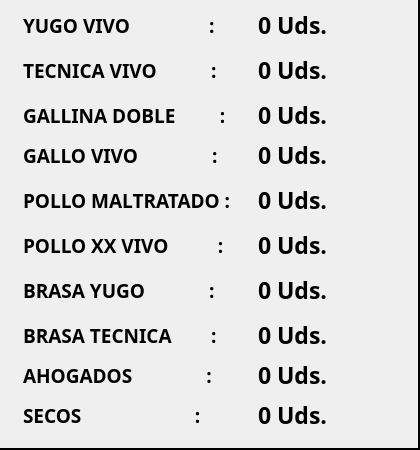
    <widget class="QFrame" name="frmTotales">
     <property name="geometry">
      <rect>
       <x>0</x>
       <y>530</y>
       <width>420</width>
       <height>450</height>
      </rect>
     </property>
     <property name="styleSheet">
      <string notr="true">border:2px solid black;
border-left:0;
border-top:0;</string>
     </property>
     <property name="frameShape">
      <enum>QFrame::StyledPanel</enum>
     </property>
     <property name="frameShadow">
      <enum>QFrame::Raised</enum>
     </property>
     <widget class="QLabel" name="lblTTecnicoVivo">
      <property name="geometry">
       <rect>
        <x>23</x>
        <y>55</y>
        <width>230</width>
        <height>30</height>
       </rect>
      </property>
      <property name="font">
       <font>
        <family>Poppins</family>
        <pointsize>14</pointsize>
        <weight>75</weight>
        <bold>true</bold>
       </font>
      </property>
      <property name="styleSheet">
       <string notr="true">border: none;</string>
      </property>
      <property name="text">
       <string>TECNICA VIVO           :</string>
      </property>
     </widget>
     <widget class="QLabel" name="txtCantYugoVivo">
      <property name="geometry">
       <rect>
        <x>258</x>
        <y>10</y>
        <width>140</width>
        <height>30</height>
       </rect>
      </property>
      <property name="font">
       <font>
        <family>Poppins</family>
        <pointsize>17</pointsize>
        <weight>75</weight>
        <bold>true</bold>
       </font>
      </property>
      <property name="styleSheet">
       <string notr="true">border: none;</string>
      </property>
      <property name="text">
       <string>0 Uds.</string>
      </property>
     </widget>
     <widget class="QLabel" name="lblTYugoVivo">
      <property name="geometry">
       <rect>
        <x>23</x>
        <y>10</y>
        <width>230</width>
        <height>30</height>
       </rect>
      </property>
      <property name="font">
       <font>
        <family>Poppins</family>
        <pointsize>14</pointsize>
        <weight>75</weight>
        <bold>true</bold>
       </font>
      </property>
      <property name="styleSheet">
       <string notr="true">border: none;</string>
      </property>
      <property name="text">
       <string>YUGO VIVO                :</string>
      </property>
     </widget>
     <widget class="QLabel" name="txtCantTecnicoVivo">
      <property name="geometry">
       <rect>
        <x>258</x>
        <y>55</y>
        <width>140</width>
        <height>30</height>
       </rect>
      </property>
      <property name="font">
       <font>
        <family>Poppins</family>
        <pointsize>17</pointsize>
        <weight>75</weight>
        <bold>true</bold>
       </font>
      </property>
      <property name="styleSheet">
       <string notr="true">border: none;</string>
      </property>
      <property name="text">
       <string>0 Uds.</string>
      </property>
     </widget>
     <widget class="QLabel" name="lblTGallinaDoble">
      <property name="geometry">
       <rect>
        <x>23</x>
        <y>100</y>
        <width>230</width>
        <height>30</height>
       </rect>
      </property>
      <property name="font">
       <font>
        <family>Poppins</family>
        <pointsize>14</pointsize>
        <weight>75</weight>
        <bold>true</bold>
       </font>
      </property>
      <property name="styleSheet">
       <string notr="true">border: none;</string>
      </property>
      <property name="text">
       <string>GALLINA DOBLE         :</string>
      </property>
     </widget>
     <widget class="QLabel" name="txtCantGallinaDoble">
      <property name="geometry">
       <rect>
        <x>258</x>
        <y>100</y>
        <width>140</width>
        <height>30</height>
       </rect>
      </property>
      <property name="font">
       <font>
        <family>Poppins</family>
        <pointsize>17</pointsize>
        <weight>75</weight>
        <bold>true</bold>
       </font>
      </property>
      <property name="styleSheet">
       <string notr="true">border: none;</string>
      </property>
      <property name="text">
       <string>0 Uds.</string>
      </property>
     </widget>
     <widget class="QLabel" name="lblTAhogados">
      <property name="geometry">
       <rect>
        <x>23</x>
        <y>360</y>
        <width>230</width>
        <height>30</height>
       </rect>
      </property>
      <property name="font">
       <font>
        <family>Poppins</family>
        <pointsize>14</pointsize>
        <weight>75</weight>
        <bold>true</bold>
       </font>
      </property>
      <property name="styleSheet">
       <string notr="true">border: none;</string>
      </property>
      <property name="text">
       <string>AHOGADOS               :</string>
      </property>
     </widget>
     <widget class="QLabel" name="txtCantAhogados">
      <property name="geometry">
       <rect>
        <x>258</x>
        <y>360</y>
        <width>140</width>
        <height>30</height>
       </rect>
      </property>
      <property name="font">
       <font>
        <family>Poppins</family>
        <pointsize>17</pointsize>
        <weight>75</weight>
        <bold>true</bold>
       </font>
      </property>
      <property name="styleSheet">
       <string notr="true">border: none;</string>
      </property>
      <property name="text">
       <string>0 Uds.</string>
      </property>
     </widget>
     <widget class="QLabel" name="lblTGallo">
      <property name="geometry">
       <rect>
        <x>23</x>
        <y>140</y>
        <width>230</width>
        <height>30</height>
       </rect>
      </property>
      <property name="font">
       <font>
        <family>Poppins</family>
        <pointsize>14</pointsize>
        <weight>75</weight>
        <bold>true</bold>
       </font>
      </property>
      <property name="styleSheet">
       <string notr="true">border: none;</string>
      </property>
      <property name="text">
       <string>GALLO VIVO               :</string>
      </property>
     </widget>
     <widget class="QLabel" name="txtCantGallo">
      <property name="geometry">
       <rect>
        <x>258</x>
        <y>140</y>
        <width>140</width>
        <height>30</height>
       </rect>
      </property>
      <property name="font">
       <font>
        <family>Poppins</family>
        <pointsize>17</pointsize>
        <weight>75</weight>
        <bold>true</bold>
       </font>
      </property>
      <property name="styleSheet">
       <string notr="true">border: none;</string>
      </property>
      <property name="text">
       <string>0 Uds.</string>
      </property>
     </widget>
     <widget class="QLabel" name="lblTPolloMaltratado">
      <property name="geometry">
       <rect>
        <x>23</x>
        <y>185</y>
        <width>230</width>
        <height>30</height>
       </rect>
      </property>
      <property name="font">
       <font>
        <family>Poppins</family>
        <pointsize>14</pointsize>
        <weight>75</weight>
        <bold>true</bold>
       </font>
      </property>
      <property name="styleSheet">
       <string notr="true">border: none;</string>
      </property>
      <property name="text">
       <string>POLLO MALTRATADO :</string>
      </property>
     </widget>
     <widget class="QLabel" name="txtCantPolloMaltratado">
      <property name="geometry">
       <rect>
        <x>258</x>
        <y>185</y>
        <width>140</width>
        <height>30</height>
       </rect>
      </property>
      <property name="font">
       <font>
        <family>Poppins</family>
        <pointsize>17</pointsize>
        <weight>75</weight>
        <bold>true</bold>
       </font>
      </property>
      <property name="styleSheet">
       <string notr="true">border: none;</string>
      </property>
      <property name="text">
       <string>0 Uds.</string>
      </property>
     </widget>
     <widget class="QLabel" name="txtCantPolloXx">
      <property name="geometry">
       <rect>
        <x>258</x>
        <y>230</y>
        <width>139</width>
        <height>30</height>
       </rect>
      </property>
      <property name="font">
       <font>
        <family>Poppins</family>
        <pointsize>17</pointsize>
        <weight>75</weight>
        <bold>true</bold>
       </font>
      </property>
      <property name="styleSheet">
       <string notr="true">border: none;</string>
      </property>
      <property name="text">
       <string>0 Uds.</string>
      </property>
     </widget>
     <widget class="QLabel" name="lblTPolloXx">
      <property name="geometry">
       <rect>
        <x>23</x>
        <y>230</y>
        <width>230</width>
        <height>30</height>
       </rect>
      </property>
      <property name="font">
       <font>
        <family>Poppins</family>
        <pointsize>14</pointsize>
        <weight>75</weight>
        <bold>true</bold>
       </font>
      </property>
      <property name="styleSheet">
       <string notr="true">border: none;</string>
      </property>
      <property name="text">
       <string>POLLO XX VIVO          :</string>
      </property>
     </widget>
     <widget class="QLabel" name="lblTBrasaYugo">
      <property name="geometry">
       <rect>
        <x>23</x>
        <y>275</y>
        <width>230</width>
        <height>30</height>
       </rect>
      </property>
      <property name="font">
       <font>
        <family>Poppins</family>
        <pointsize>14</pointsize>
        <weight>75</weight>
        <bold>true</bold>
       </font>
      </property>
      <property name="styleSheet">
       <string notr="true">border: none;</string>
      </property>
      <property name="text">
       <string>BRASA YUGO             :</string>
      </property>
     </widget>
     <widget class="QLabel" name="txtCantBrasaYugo">
      <property name="geometry">
       <rect>
        <x>258</x>
        <y>275</y>
        <width>139</width>
        <height>30</height>
       </rect>
      </property>
      <property name="font">
       <font>
        <family>Poppins</family>
        <pointsize>17</pointsize>
        <weight>75</weight>
        <bold>true</bold>
       </font>
      </property>
      <property name="styleSheet">
       <string notr="true">border: none;</string>
      </property>
      <property name="text">
       <string>0 Uds.</string>
      </property>
     </widget>
     <widget class="QLabel" name="lblTBrasaTecnico">
      <property name="geometry">
       <rect>
        <x>23</x>
        <y>320</y>
        <width>230</width>
        <height>30</height>
       </rect>
      </property>
      <property name="font">
       <font>
        <family>Poppins</family>
        <pointsize>14</pointsize>
        <weight>75</weight>
        <bold>true</bold>
       </font>
      </property>
      <property name="styleSheet">
       <string notr="true">border: none;</string>
      </property>
      <property name="text">
       <string>BRASA TECNICA        :</string>
      </property>
     </widget>
     <widget class="QLabel" name="txtCantBrasaTecnico">
      <property name="geometry">
       <rect>
        <x>258</x>
        <y>320</y>
        <width>131</width>
        <height>30</height>
       </rect>
      </property>
      <property name="font">
       <font>
        <family>Poppins</family>
        <pointsize>17</pointsize>
        <weight>75</weight>
        <bold>true</bold>
       </font>
      </property>
      <property name="styleSheet">
       <string notr="true">border: none;</string>
      </property>
      <property name="text">
       <string>0 Uds.</string>
      </property>
     </widget>
     <widget class="QLabel" name="lblTSecos">
      <property name="geometry">
       <rect>
        <x>23</x>
        <y>400</y>
        <width>230</width>
        <height>30</height>
       </rect>
      </property>
      <property name="font">
       <font>
        <family>Poppins</family>
        <pointsize>14</pointsize>
        <weight>75</weight>
        <bold>true</bold>
       </font>
      </property>
      <property name="styleSheet">
       <string notr="true">border: none;</string>
      </property>
      <property name="text">
       <string>SECOS                       :</string>
      </property>
     </widget>
     <widget class="QLabel" name="txtCantSecos">
      <property name="geometry">
       <rect>
        <x>258</x>
        <y>400</y>
        <width>140</width>
        <height>30</height>
       </rect>
      </property>
      <property name="font">
       <font>
        <family>Poppins</family>
        <pointsize>17</pointsize>
        <weight>75</weight>
        <bold>true</bold>
       </font>
      </property>
      <property name="styleSheet">
       <string notr="true">border: none;</string>
      </property>
      <property name="text">
       <string>0 Uds.</string>
      </property>
     </widget>
    </widget>
